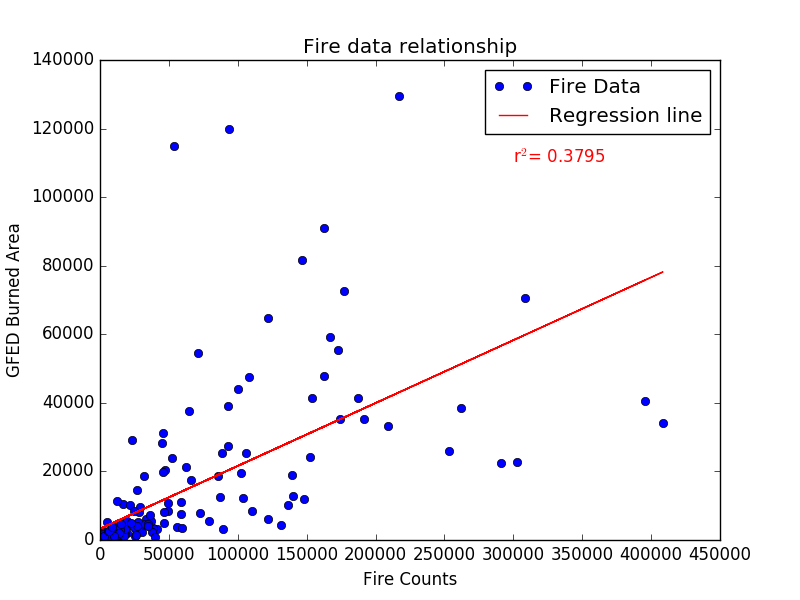

Here is the Python script that generated this plot:
### Amazon region ###

import matplotlib as mpl
import matplotlib.pyplot as plt
import numpy as np
import iris.analysis.cartography
import iris
import iris.quickplot as qplt
import iris.plot as iplt
from scipy import stats


#Load in GFED data
GFED = iris.load_cube('~/PAPERS/AmazonFire/AmazonRegion/GFED_2001-2016_CB.nc')
coords = ("longitude", "latitude")
time = GFED.coord('time')

##Constrain to Amazon Region
#GFED=GFED.extract(iris.Constraint(latitude=lambda cell: (-57.5) < cell < (12.5), longitude=lambda cell: (-82.5) < cell < (-30)))  #South America
GFED=GFED.extract(iris.Constraint(latitude=lambda cell: (-17.0) < cell < (0.0), longitude=lambda cell: (-72) < cell < (-44))) #Brazil/Amazon region

#Get global total burnt area in km2)
#Divide by 1000000000000 to get Mkm2. Divide by 1000000 to get km2
for coord in coords:
    if not GFED.coord(coord).has_bounds():
        GFED.coord(coord).guess_bounds()
grid_weights = iris.analysis.cartography.area_weights(GFED)
GFED = GFED.collapsed(coords, iris.analysis.SUM, weights = grid_weights)/1000000

#Load in satellite data
cube = iris.load_cube('~/PAPERS/AmazonFire/AmazonRegion/TERRA_MT_2001-2016_CB.nc')
coords = ("longitude", "latitude")
time = cube.coord('time')

cube=cube.extract(iris.Constraint(latitude=lambda cell: (-17.0) < cell < (0.0), longitude=lambda cell: (-72) < cell < (-44))) #Brazil/Amazon region


#Get global total fire counts. 
#Divide by 1000000000000 to get Million. Divide by 10000000000 to get 10000
for coord in coords:
    if not cube.coord(coord).has_bounds():
        cube.coord(coord).guess_bounds()
grid_weights = iris.analysis.cartography.area_weights(cube)
cube = cube.collapsed(coords, iris.analysis.SUM, weights = grid_weights)/10000000000

#Calculate linear least squares regression
#https://docs.scipy.org/doc/scipy/reference/generated/scipy.stats.linregress.html
x = cube.data
y = GFED.data
slope, intercept, r_value, p_value, std_err = stats.linregress(x,y)
rsq = r_value**2
print "r-squared:", rsq

fig = plt.figure()
ax = plt.plot()
plt.plot(x, y, 'o', label='Fire Data')
plt.plot(x, intercept + slope*x, 'r', label='Regression line')
plt.text(300000,110000,'r$^2$= '+str("%.4f" % rsq), color='red')
plt.xlabel('Fire Counts')
plt.ylabel('GFED Burned Area')
plt.title('Fire data relationship')
plt.legend()
plt.show()
